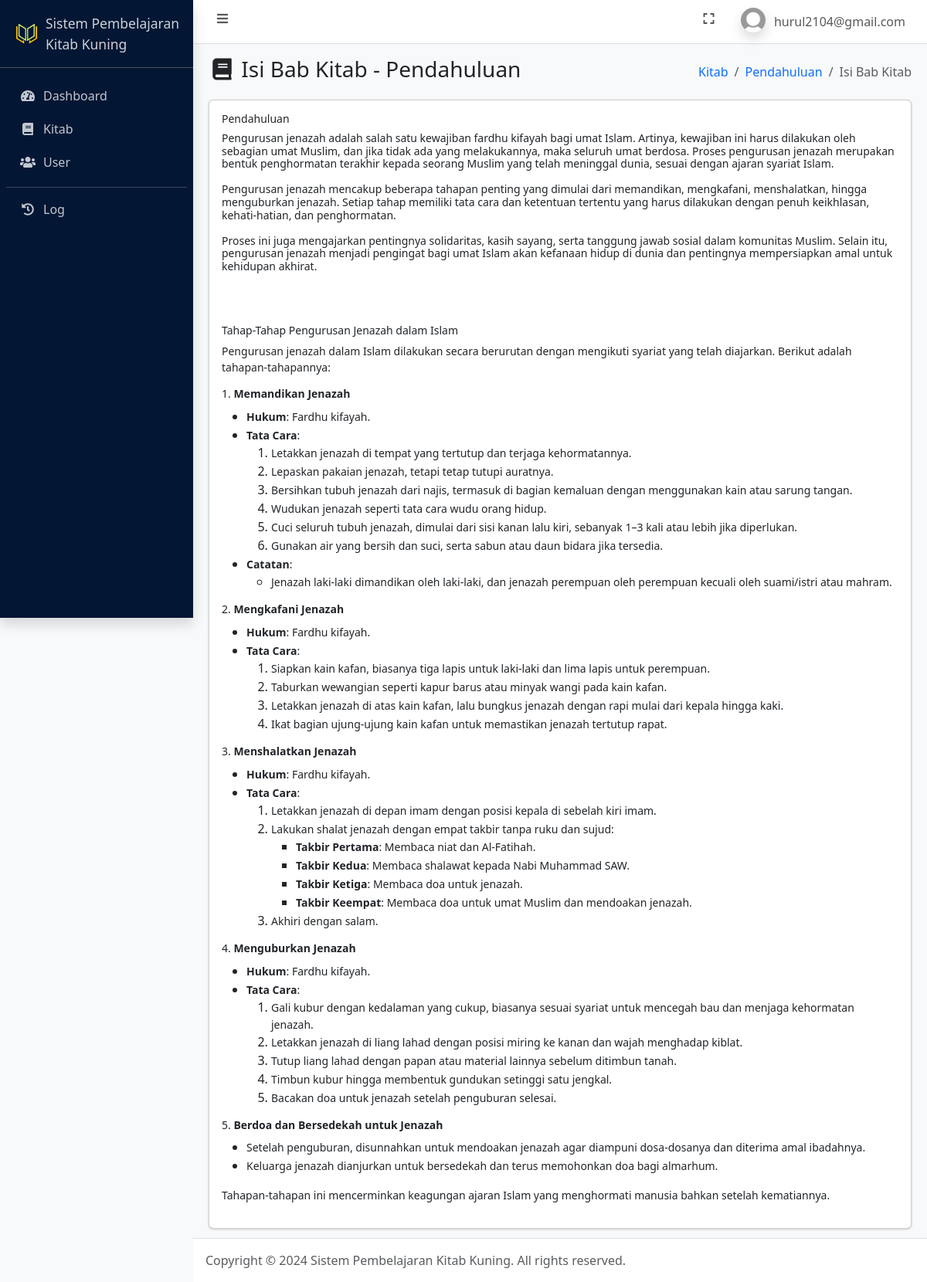
Screenshot of /isi_bab.php?id_bab_kitab=3 (signed in) with the database file from the repository.
### tables this page shows
CREATE TABLE `user` (
  `id_user` int(11) NOT NULL,
  `nama_lengkap` varchar(100) NOT NULL,
  `email` varchar(100) NOT NULL,
  `password` varchar(255) NOT NULL,
  `role` enum('admin','pengguna') NOT NULL,
  `foto` text NOT NULL,
  `is_active` int(1) NOT NULL,
  `dibuat_pada` datetime NOT NULL DEFAULT current_timestamp()
);

CREATE TABLE `bab_kitab` (
  `id_bab_kitab` int(11) NOT NULL,
  `id_kitab` int(11) NOT NULL,
  `judul_bab_kitab` varchar(255) NOT NULL,
  `urutan_bab` int(11) NOT NULL,
  `isi_bab` longtext NOT NULL
);

### connection.php (called while the page is built, shortened)
<?php
	$host = 'localhost';
	$user = 'root';
	$pass = '';
	$database = 'pembelajaran_kitab_kuning';
	$conn = mysqli_connect($host, $user, $pass, $database);
    if (isset($_SESSION['id_user'])) {
    	$id_user = $_SESSION['id_user'];
		$dataUser = mysqli_fetch_assoc(mysqli_query($conn, "SELECT * FROM user WHERE id_user = $id_user"));
	}
?>

### isi_bab.php (the view, shortened to what this page needs)
<?php
    require_once 'connection.php';
    $id_bab_kitab = $_GET['id_bab_kitab'];
    $data_bab_kitab = mysqli_fetch_assoc(mysqli_query($conn, "SELECT * FROM bab_kitab WHERE id_bab_kitab = '$id_bab_kitab'"));
?>
<!DOCTYPE html>
<html lang="en">
<head>
    <?php include_once 'include/head.php'; ?>
</head>
<body class="layout-fixed sidebar-expand-lg bg-body-tertiary">
    <div class="app-wrapper">
        <?php include_once 'include/navbar.php'; ?>
        <?php include_once 'include/sidebar.php'; ?>
        <main class="app-main">
            <div class="app-content-header">
                <div class="container-fluid">
                    <div class="row">
                        <div class="col-sm-8">
                            <h3 class="mb-0"><i class="nav-icon fas fa-fw fa-book"></i> Isi Bab Kitab - <?= $data_bab_kitab['judul_bab_kitab']; ?></h3>
                        </div>
                        <div class="col-sm-4">
                            <ol class="breadcrumb float-sm-end">
                                <li class="breadcrumb-item"><a href="kitab.php">Kitab</a></li>
                                <li class="breadcrumb-item"><a href="bab_kitab.php?id_kitab=<?= $data_bab_kitab['id_kitab']; ?>"><?= $data_bab_kitab['judul_bab_kitab']; ?></a></li>
                                <li class="breadcrumb-item active" aria-current="page">
                                    Isi Bab Kitab
                                </li>
                            </ol>
                        </div>
                    </div>
                </div>
            </div>
            <div class="app-content">
                <div class="container-fluid">
                    <div class="card">
                        <div class="card-body">
                            <?= $data_bab_kitab['isi_bab']; ?>
                        </div>
                    </div>
                </div>
            </div>
        </main>
        <?php include_once 'include/footer.php'; ?>
    </div>
</body>
</html>

### include/navbar.php (shortened to what this page needs)
<nav class="app-header navbar navbar-expand bg-body">
    <div class="container-fluid">
        <ul class="navbar-nav">
            <li class="nav-item"> <a class="nav-link" data-lte-toggle="sidebar" href="#" role="button"> <i class="fas fa-fw fa-bars"></i> </a> </li>
        </ul>
        <ul class="navbar-nav ms-auto">
            <li class="nav-item"> <a class="nav-link" href="#" data-lte-toggle="fullscreen"> <i data-lte-icon="maximize" class="fas fa-fw fa-expand"></i> </a> </li>
            <li class="nav-item dropdown user-menu">
                <a href="#" class="nav-link dropdown-toggle" data-bs-toggle="dropdown" aria-expanded="false">
                    <img src="assets/img/profiles/default.jpg" class="user-image rounded-circle shadow" alt="User Image">
                    <span class="d-none d-md-inline"><?= $dataUser['email']; ?></span>
                </a>
            </li>
        </ul>
    </div>
</nav>

### rows the page displays
user: email "hurul2104@gmail.com"
bab_kitab: judul_bab_kitab "Pendahuluan", isi_bab "Pendahuluan Pengurusan jenazah adalah salah satu kewajiban fardhu kifayah bagi umat Islam. Artinya, kewajiban ini harus dilakukan oleh sebagian umat Muslim, dan jika tidak ada yang melakukannya, maka seluruh umat berdosa. Proses pengurusan jenazah merupakan bentuk penghormatan terakhir kepada seorang Muslim yang telah meninggal dunia, sesuai dengan ajaran syariat Islam. Pengurusan jenazah mencakup beberapa tahapan penting yang dimulai dari memandikan, mengkafani, menshalatkan, hingga menguburkan jenazah. Setiap tahap memiliki tata cara dan ketentuan tertentu yang harus dilakukan dengan penuh keikhlasan, kehati-hatian, dan penghormatan. Proses ini juga mengajarkan pentingnya solidaritas,…"
